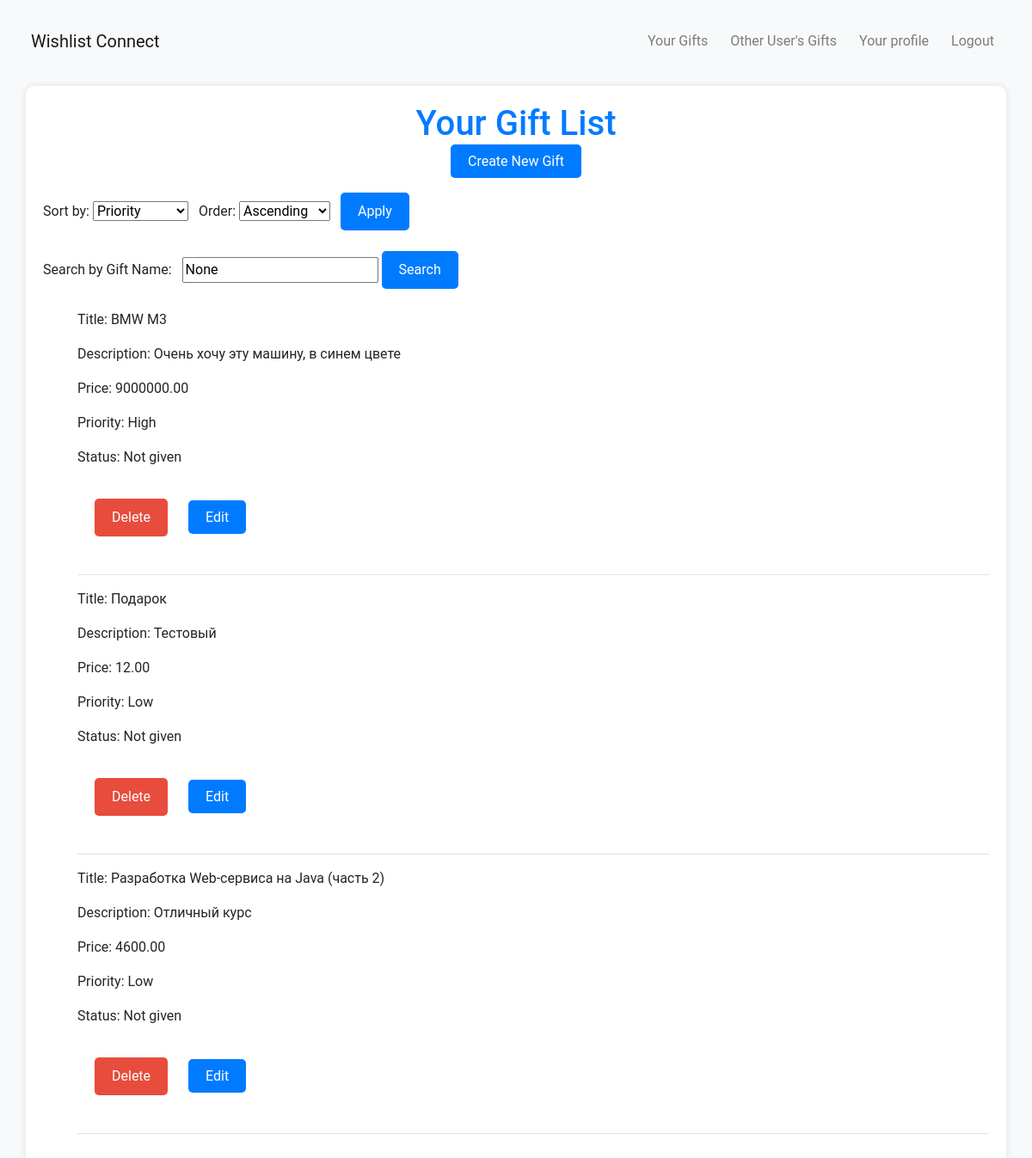
/api/user-gift-list/ (signed in), run on the app's committed database.
### api/models.py (models this page shows, shortened)
class Gift(models.Model):
    PRIORITY_CHOICES = [
        ('high', 'High'),
        ('medium', 'Medium'),
        ('low', 'Low'),
        ('none', 'None'),
    ]
    STATUS_CHOICES = [
        ('given', 'Given'),
        ('not given', 'Not given'),
        ('booked', 'Booked'),
    ]
    user = models.ForeignKey(User, on_delete=models.CASCADE)
    title = models.CharField(max_length=255)
    description = models.TextField()
    price = models.DecimalField(max_digits=10, decimal_places=2)
    priority = models.CharField(max_length=10, choices=PRIORITY_CHOICES, default='none')
    status = models.CharField(max_length=10, choices=STATUS_CHOICES, default='not given')
    image = models.ImageField(upload_to='gift_images/', blank=True, null=True)

### api/views.py (the view)
# urls.py: path('user-gift-list/', user_gift_list, name='user-gift-list'),
@login_required
def user_gift_list(request):
    gifts = Gift.objects.filter(user=request.user)
    sort_options = {
        'priority': 'Priority',
        'title': 'Alphabetical',
        'price': 'Price',
        'status': 'Status',
    }
    sort_by = request.GET.get('sort_by', 'priority')
    order = request.GET.get('order', 'asc')
    search_query = request.GET.get('search_query')
    gifts = Gift.objects.filter(user=request.user)
    if search_query:
        gifts = gifts.filter(Q(title__icontains=search_query) | Q(description__icontains=search_query))
    if order == 'desc':
        gifts = gifts.order_by(f'-{sort_by}')
    else:
        gifts = gifts.order_by(sort_by)
    context = {
        'gifts': gifts,
        'sort_by': sort_by,
        'order': order,
        'sort_options': sort_options,
        'search_query': search_query,
    }
    return render(request, 'user_gift_list.html', context)

### templates/user_gift_list.html (shortened to what this page needs)
{% extends 'base.html' %}
{% load i18n %}
{% block content %}
    <div class="text-center">
        <h1>{% trans "Your Gift List"%}</h1>
    </div>
    <div class="mb-4 text-center">
        <a href="{% url 'create-gift' %}" class="standard-button">{% trans "Create New Gift"%}</a>
    </div>
    <form method="get" class="mb-4">
        <label for="sort_by" calss="mr-2">{% trans "Sort by:"%}</label>
        <select name="sort_by" id="sort_by" class="mr-2">
            {% for key, label in sort_options.items %}
                <option value="{{ key }}" {% if key == sort_by %}selected{% endif %}> {{ label }}</option>
            {% endfor %}
        </select>
        <label for="order" class="mr-s">{% trans "Order:"%}</label>
        <select name="order" id="order" class="mr-2">
            <option value="asc" {% if order == 'asc' %}selected{% endif %}>{% trans "Ascending"%}</option>
        </select>
        <button type="submit" class="standard-button">{% trans "Apply"%}</button>
    </form>
    <form method="get" action="{% url 'user-gift-list' %}" class="mb-4">
        <label for="search_query" class="mr-2">{% trans "Search by Gift Name:" %}</label>
        <input type="text" name="search_query" id="search_query" value="{{ search_query }}">
        <button type="submit" class="standard-button">{% trans "Search" %}</button>
    </form>
    {% if search_query %}
        {% if gifts%}
            <ul>
                {% for gift in gifts %}
                    <div class="mb-4">
                        <p>{% trans "Title:"%} {{ gift.title }}</p>
                        <p>{% trans "Description:"%} {{ gift.description }}</p>
                        <p>{% trans "Price:"%} {{ gift.price }}</p>
                        <p>{% trans "Priority:"%} {{ gift.get_priority_display }}</p>
                        <p>{% trans "Status:"%} {{ gift.get_status_display }}</p>
                        <form method="post" action="{% url 'delete-gift' pk=gift.pk %}" style="display: inline;">
                            {% csrf_token %}
                            <button type="submit" class="delete-button">{% trans "Delete"%}</button>
                        </form>
                        <a href="{% url 'edit-gift' pk=gift.pk %}" class="standard-button" enctype="multipart/form-data">{% trans "Edit"%}</a>
                    </div>
                    <hr>
                {% endfor %}
            </ul>
        {% else %}
            <p>{% trans "No gifts found." %}</p>
        {% endif %}
    {% else%}
        {% if gifts%}
            <ul>
                {% for gift in gifts %}
                    <div class="mb-4">
                        <p>{% trans "Title:"%} {{ gift.title }}</p>
                        <p>{% trans "Description:"%} {{ gift.description }}</p>
                        <p>{% trans "Price:"%} {{ gift.price }}</p>
                        <p>{% trans "Priority:"%} {{ gift.get_priority_display }}</p>
                        <p>{% trans "Status:"%} {{ gift.get_status_display }}</p>
                        <form method="post" action="{% url 'delete-gift' pk=gift.pk %}" style="display: inline;">
                            <button type="submit" class="delete-button">{% trans "Delete"%}</button>
                        </form>
                        <a href="{% url 'edit-gift' pk=gift.pk %}" class="standard-button" enctype="multipart/form-data">{% trans "Edit"%}</a>
                    </div>
                    <hr>
                {% endfor %}
            </ul>
        {% else %}
            <p>{% trans "You haven't gifts." %}</p>
        {% endif %}
    {% endif %}
{% endblock %}

### templates/base.html (style rules this page uses)
body { background-color: #f8f9fa; margin: 20px; font-family: 'Roboto', sans-serif; font-size: 16px; }
h1, h2, h3 { color: #007bff; }
.standard-button { background-color: #007bff; color: #fff; border: none; padding: 10px 20px; border-radius: 5px; cursor: pointer; }
.delete-button { background-color: #e74c3c; color: #fff; border: none; padding: 10px 20px; margin: 20px; border-radius: 5px; cursor: pointer; }
hr { border-top: 1px solid #dee2e6; }

### data on the page
Gift: title "BMW M3", description "Очень хочу эту машину, в синем цвете", price "9000000.00", priority "High", status "Not given"
Gift: title "Подарок", description "Тестовый", price "12.00", priority "Low", status "Not given"
Gift: title "Разработка Web-сервиса на Java (часть 2)", description "Отличный курс", price "4600.00", priority "Low", status "Not given"

### other printed values
form field sort_by "Priority"
